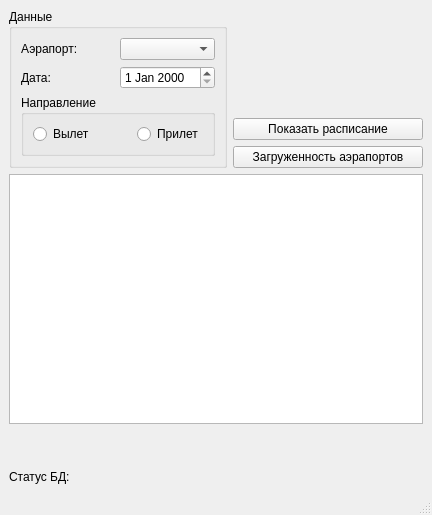
<?xml version="1.0" encoding="UTF-8"?>
<ui version="4.0">
 <class>MainWindow</class>
 <widget class="QMainWindow" name="MainWindow">
  <property name="geometry">
   <rect>
    <x>0</x>
    <y>0</y>
    <width>432</width>
    <height>515</height>
   </rect>
  </property>
  <property name="windowTitle">
   <string>MainWindow</string>
  </property>
  <widget class="QWidget" name="centralwidget">
   <layout class="QGridLayout" name="gridLayout_3">
    <item row="0" column="0">
     <layout class="QGridLayout" name="gridLayout_4">
      <item row="1" column="1">
       <widget class="QPushButton" name="pb_search">
        <property name="text">
         <string>Показать расписание</string>
        </property>
       </widget>
      </item>
      <item row="2" column="1">
       <widget class="QPushButton" name="pb_statistic">
        <property name="text">
         <string>Загруженность аэрапортов</string>
        </property>
       </widget>
      </item>
      <item row="0" column="1">
       <spacer name="verticalSpacer_2">
        <property name="orientation">
         <enum>Qt::Orientation::Vertical</enum>
        </property>
        <property name="sizeType">
         <enum>QSizePolicy::Policy::Minimum</enum>
        </property>
        <property name="sizeHint" stdset="0">
         <size>
          <width>20</width>
          <height>40</height>
         </size>
        </property>
       </spacer>
      </item>
      <item row="0" column="0" rowspan="3">
       <widget class="QGroupBox" name="groupBox">
        <property name="title">
         <string>Данные</string>
        </property>
        <layout class="QGridLayout" name="gridLayout_2">
         <item row="1" column="1">
          <widget class="QDateEdit" name="de_time"/>
         </item>
         <item row="0" column="0">
          <widget class="QLabel" name="lb_text1">
           <property name="text">
            <string>Аэрапорт:</string>
           </property>
          </widget>
         </item>
         <item row="2" column="0" colspan="2">
          <widget class="QGroupBox" name="groupBox_2">
           <property name="sizePolicy">
            <sizepolicy hsizetype="Expanding" vsizetype="Expanding">
             <horstretch>0</horstretch>
             <verstretch>0</verstretch>
            </sizepolicy>
           </property>
           <property name="title">
            <string>Направление</string>
           </property>
           <layout class="QGridLayout" name="gridLayout">
            <item row="0" column="1">
             <spacer name="horizontalSpacer">
              <property name="orientation">
               <enum>Qt::Orientation::Horizontal</enum>
              </property>
              <property name="sizeHint" stdset="0">
               <size>
                <width>37</width>
                <height>17</height>
               </size>
              </property>
             </spacer>
            </item>
            <item row="0" column="2">
             <widget class="QRadioButton" name="rb_in">
              <property name="text">
               <string>Прилет</string>
              </property>
             </widget>
            </item>
            <item row="0" column="0">
             <widget class="QRadioButton" name="rb_out">
              <property name="text">
               <string>Вылет</string>
              </property>
             </widget>
            </item>
           </layout>
          </widget>
         </item>
         <item row="0" column="1">
          <widget class="QComboBox" name="cb_airoport"/>
         </item>
         <item row="1" column="0">
          <widget class="QLabel" name="lb_text2">
           <property name="text">
            <string>Дата:</string>
           </property>
          </widget>
         </item>
        </layout>
       </widget>
      </item>
     </layout>
    </item>
    <item row="1" column="0">
     <widget class="QTableView" name="tb_flights"/>
    </item>
    <item row="2" column="0">
     <spacer name="verticalSpacer">
      <property name="orientation">
       <enum>Qt::Orientation::Vertical</enum>
      </property>
      <property name="sizeType">
       <enum>QSizePolicy::Policy::Minimum</enum>
      </property>
      <property name="sizeHint" stdset="0">
       <size>
        <width>20</width>
        <height>40</height>
       </size>
      </property>
     </spacer>
    </item>
    <item row="3" column="0">
     <widget class="QLabel" name="lb_status">
      <property name="text">
       <string>Статус БД:</string>
      </property>
     </widget>
    </item>
   </layout>
  </widget>
  <widget class="QMenuBar" name="menubar">
   <property name="geometry">
    <rect>
     <x>0</x>
     <y>0</y>
     <width>432</width>
     <height>21</height>
    </rect>
   </property>
  </widget>
  <widget class="QStatusBar" name="statusbar"/>
 </widget>
 <resources/>
 <connections/>
</ui>
